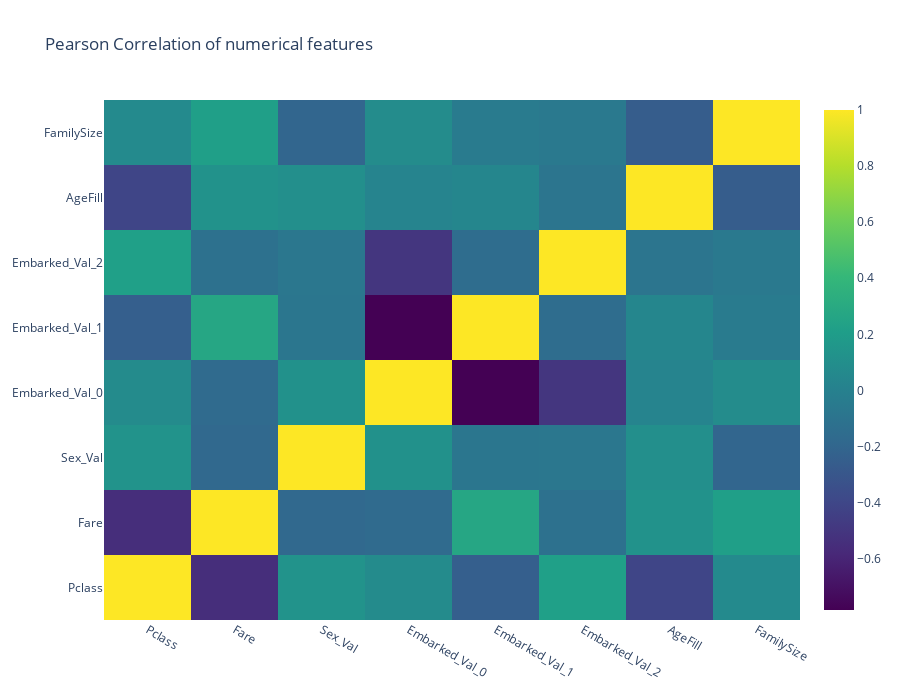

The notebook cell this image was saved under:
### Code cell
import plotly.graph_objs as go
import plotly.offline as py
py.init_notebook_mode(connected=True)

# creating a list of only numerical values
numerical = [u'Pclass', u'Fare', u'Sex_Val', u'Embarked_Val_0', u'Embarked_Val_1',
       u'Embarked_Val_2', u'AgeFill', u'FamilySize']
data = [
    go.Heatmap(
        z= df_final[numerical].astype(float).corr().values, # Generating the Pearson correlation
        x= df_final[numerical].columns.values,
        y= df_final[numerical].columns.values,
        colorscale='Viridis',
        reversescale = False,
#         text = True ,
        opacity = 1.0
        
    )
]


layout = go.Layout(
    title='Pearson Correlation of numerical features',
    xaxis = dict(ticks='', nticks=36),
    yaxis = dict(ticks='' ),
    width = 900, height = 700,
    
)


fig = go.Figure(data=data, layout=layout)
py.iplot(fig, filename='labelled-heatmap')

### Figure 1 — Plotly figure (JSON) as saved in the notebook; plotly's stock layout.template omitted (floating-point values rounded to 4 significant figures)
{"data": [{"colorscale": [[0, "#440154"], [0.1111, "#482878"], [0.2222, "#3e4989"], [0.3333, "#31688e"], [0.4444, "#26828e"], [0.5556, "#1f9e89"], [0.6667, "#35b779"], [0.7778, "#6ece58"], [0.8889, "#b5de2b"], [1, "#fde725"]], "opacity": 1, "reversescale": false, "type": "heatmap", "x": ["Pclass", "Fare", "Sex_Val", "Embarked_Val_0", "Embarked_Val_1", "Embarked_Val_2", "AgeFill", "FamilySize"], "y": ["Pclass", "Fare", "Sex_Val", "Embarked_Val_0", "Embarked_Val_1", "Embarked_Val_2", "AgeFill", "FamilySize"], "z": [[1, -0.5495, 0.1319, 0.07405, -0.2433, 0.221, -0.4136, 0.066], [-0.5495, 1, -0.1823, -0.1622, 0.2693, -0.1172, 0.1227, 0.2171], [0.1319, -0.1823, 1, 0.1192, -0.08285, -0.07412, 0.1027, -0.201], [0.07405, -0.1622, 0.1192, 1, -0.7827, -0.4994, 0.02214, 0.07736], [-0.2433, 0.2693, -0.08285, -0.7827, 1, -0.1483, 0.04111, -0.04622], [0.221, -0.1172, -0.07412, -0.4994, -0.1483, 1, -0.09242, -0.05859], [-0.4136, 0.1227, 0.1027, 0.02214, 0.04111, -0.09242, 1, -0.2585], [0.066, 0.2171, -0.201, 0.07736, -0.04622, -0.05859, -0.2585, 1]]}], "layout": {"height": 700, "title": {"text": "Pearson Correlation of numerical features"}, "width": 900, "xaxis": {"nticks": 36, "ticks": ""}, "yaxis": {"ticks": ""}}}
